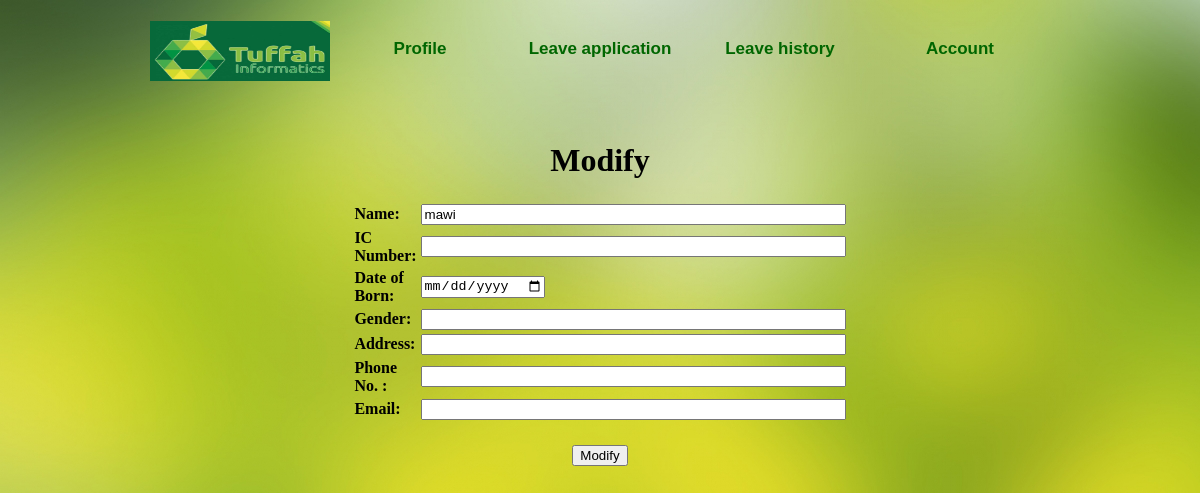
Page /login/Modify.php?Modify=2 on the earlier database version.
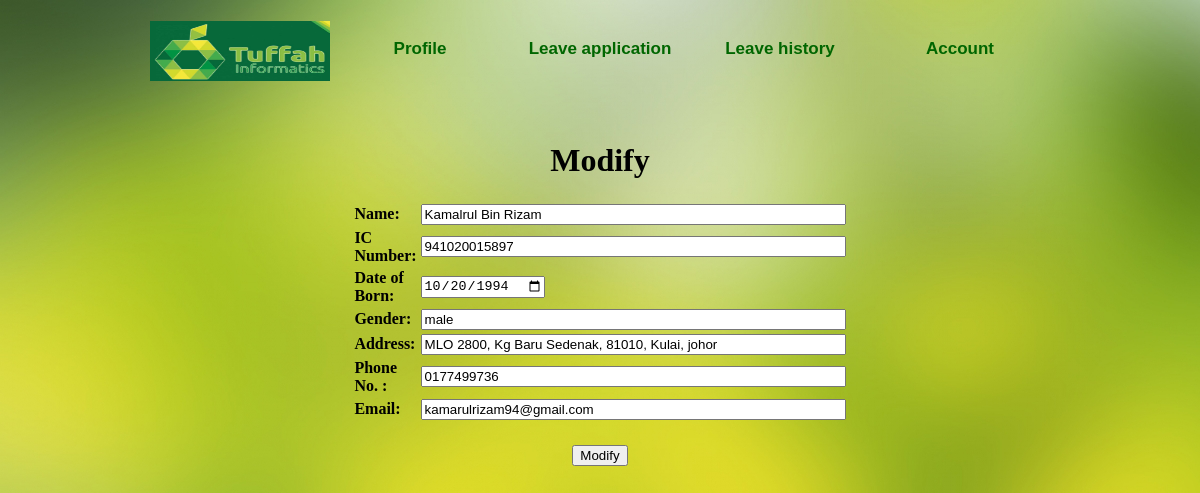
Same page on the later database version.
### tables this page shows
CREATE TABLE `staff` (
  `StaffID` int(11) NOT NULL AUTO_INCREMENT,
  `StaffName` varchar(50) DEFAULT NULL,
  `StaffIC` varchar(50) DEFAULT NULL,
  `StaffDOB` date DEFAULT NULL,
  `StaffGender` varchar(11) DEFAULT NULL,
  `StaffAddress` varchar(50) DEFAULT NULL,
  `StaffContactNo` varchar(50) DEFAULT NULL,
  `StaffEmail` varchar(50) DEFAULT NULL,
  `StaffType` varchar(11) DEFAULT NULL,
  `StaffUsername` varchar(20) DEFAULT NULL,
  `StaffPassword` varchar(20) DEFAULT NULL,
  `Year` int(4) DEFAULT NULL,
  `LeaveBal` int(2) DEFAULT '0',
  PRIMARY KEY (`StaffID`)
);

### login/Modify.php (the view, shortened to what this page needs)
<!DOCTYPE html PUBLIC "-//W3C//DTD XHTML 1.0 Transitional//EN" "http://www.w3.org/TR/xhtml1/DTD/xhtml1-transitional.dtd">
<html xmlns="http://www.w3.org/1999/xhtml">
<head>
<link href="Layout.css" rel="stylesheet" type="text/css" />
<link href="Menu.css" rel="stylesheet" type="text/css" />
</head>
<body m background="blur.jpg">
<div id="Container">
<nav>
<ul>
    <li><img src="tuffah1.jpg" width="180" height="60" /></li>
	<li><b><a href="profile admin.php">Profile</a></b></li>
    <li><b><a href="leave application admin.php">Leave application</a></b></li>
    <li><b><a href="leave History.php">Leave history</a></b></li>
    <li><b><a href="account admin.php">Account</a></b></li>
</ul>
</nav>
<div id="Footer">
</div>
</div>
<?php
if(isset($_GET['Modify']))
{
	$id = $_GET['Modify'];
	$sql = mysql_query("SELECT * FROM staff WHERE StaffID= $id");
	$row = mysql_fetch_array($sql);
}
?>
<center>
<h1>Modify</h1>
<form action="Modify.php" method="POST">
<table border="0" width="400">
<tr><td><b>Name:</b></td><td> <input size="50" type="text" name="StaffName" value="<?php echo $row['StaffName'];?>"/></td></tr>
<tr><td><b>IC Number:</b></td><td> <input size="50" type="text" name="StaffIC" value="<?php echo $row['StaffIC'];?>"/></td></tr>
<tr><td><b>Date of Born:</b></td><td> <input size="50" type="date" name="StaffDOB" value="<?php echo $row['StaffDOB'];?>"/></td></tr>
<tr><td><b>Gender:</b></td><td> <input size="50" type="text" name="StaffGender" value="<?php echo $row['StaffGender'];?>"/></td></tr>
<tr><td><b>Address:</b></td><td> <input size="50" type="text" name="StaffAddress" value="<?php echo $row['StaffAddress'];?>"/></td></tr>
<tr><td><b>Phone No. :</b></td><td> <input size="50" type="text" name="StaffContactNo" value="<?php echo $row['StaffContactNo'];?>"/></td></tr>
<tr><td><b>Email:</b></td><td> <input size="50" type="text" name="StaffEmail" value="<?php echo $row['StaffEmail'];?>"/></td></tr>
<tr><td></td><td> <input  type="hidden" name="ID" value="<?php echo $id;?>"/></td></tr>
</table><br /><tr><td colspan="2"><center>
<input type="submit" name="submit" value="Modify"/></center></td></tr>
</form>

### login/Layout.css (style rules this page uses)
body { margin:0; padding:0; }
#Container { width:980px; height:auto; margin-left:150px; margin-right:150px; margin-top:21px; margin-bottom:21px; }
#Footer { height:100px; }

### login/Menu.css (style rules this page uses)
nav ul { margin:0; padding:0; }
nav ul li { list-style-type:none; float:left; display:block; width:180px; height:60px; text-align:center; line-height:55px; font-family:Arial, Helvetica, sans-serif; font-size:17px; }
nav ul li a { text-decoration:none; color:#006600; }

Differences in the rows shown:
changed staff: StaffName "mawi" → "Kamalrul Bin Rizam"; StaffIC (not shown) → "941020015897"; StaffDOB (not shown) → "10/20/1994"; StaffGender (not shown) → "male"; StaffAddress (not shown) → "MLO 2800, Kg Baru Sedenak, 81010, Kulai, johor"; StaffContactNo (not shown) → "0177499736"; StaffEmail (not shown) → "kamarulrizam94@gmail.com"
